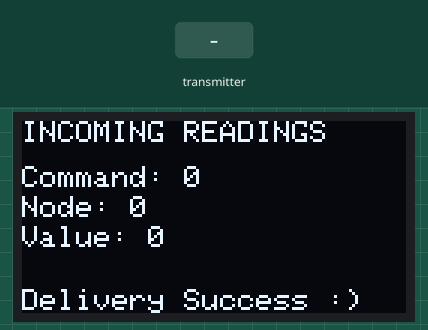
Bench run of a sketch on a simulated ESP32. On the bench: 128×64 one-colour display. The test bench sets the inputs (shaded band). Random numbers use the default seed unless the sketch sets one; what the sketch prints to the serial monitor is not drawn.

Above: at 1.2 s.
1.3 s: the transmitter starts sending comm = 1024
At 1.8 s:
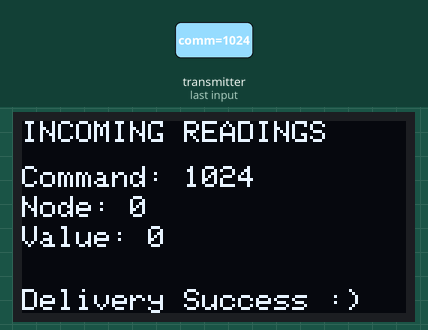
2.9 s: the transmitter starts sending node = 1024
At 3.9 s:
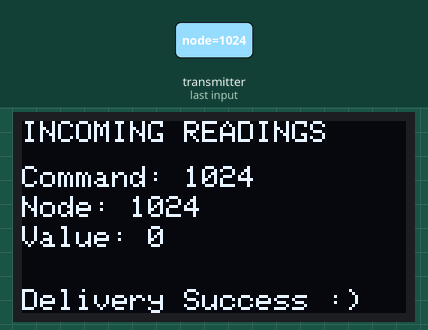
4.5 s: the transmitter starts sending value = 1024
At 5.9 s:
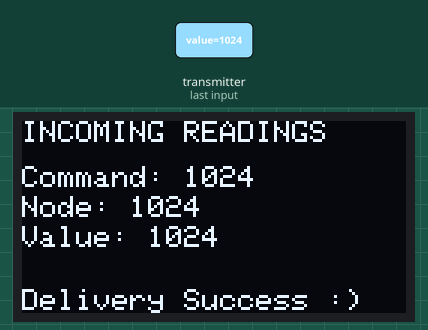
6.2 s: the transmitter starts sending comm = 2048
At 7.1 s:
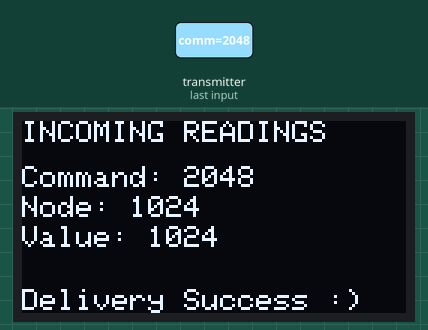
7.9 s: the transmitter starts sending node = 2048
At 9.2 s:
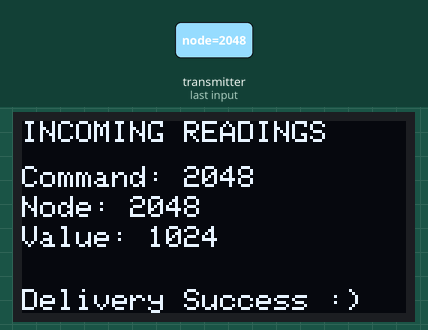
9.5 s: the transmitter starts sending value = 2048
At 10.3 s:
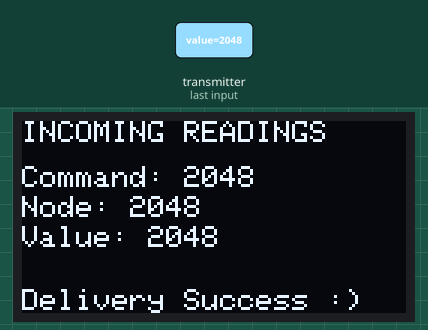
Timing chart, 0 to 12.2 s (numbered marks = the images above; inputs shaded):
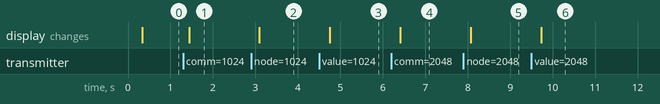

The sketch:

ESPNOW-ORIGINAL.ino
```cpp
// (licence header left out)
#include <esp_now.h>
#include <WiFi.h>

#include <Wire.h>

#include <Adafruit_GFX.h>
#include <Adafruit_SSD1306.h>

#define SCREEN_WIDTH 128  // OLED display width, in pixels
#define SCREEN_HEIGHT 64  // OLED display height, in pixels

// Declaration for an SSD1306 display connected to I2C (SDA, SCL pins)
Adafruit_SSD1306 display(SCREEN_WIDTH, SCREEN_HEIGHT, &Wire, -1);

// REPLACE WITH THE MAC Address of your receiver
//uint8_t broadcastAddress[] = {0x7C, 0x9E, 0xBD, 0x45, 0xB3, 0xC0}; // OCTOSENSOR #4
uint8_t broadcastAddress[] = {0xC4, 0x4F, 0x33, 0x3E, 0xE7, 0x6D}; // CENTRAL PROTOBOARD OLED


// Define variables to store readings to be sent
int octoCommand;
int octoNode;
int octoValue;

// Define variables to store incoming readings
int incomingCommand;
int incomingNode;
int incomingValue;

// Variable to store if sending data was successful
String success;

//Structure example to send data
//Must match the receiver structure
typedef struct struct_message {
    int comm;
    int node;
    int value;
} struct_message;

// Create a struct_message called BME280Readings to hold sensor readings
struct_message OCTOReadings;

// Create a struct_message to hold incoming sensor readings
struct_message incomingReadings;

esp_now_peer_info_t peerInfo;

// Callback when data is sent
void OnDataSent(const uint8_t *mac_addr, esp_now_send_status_t status) {
  Serial.print("\r\nLast Packet Send Status:\t");
  Serial.println(status == ESP_NOW_SEND_SUCCESS ? "Delivery Success" : "Delivery Fail");
  if (status ==0){
    success = "Delivery Success :)";
  }
  else{
    success = "Delivery Fail :(";
  }
}

// Callback when data is received
void OnDataRecv(const uint8_t * mac, const uint8_t *incomingData, int len) {
  memcpy(&incomingReadings, incomingData, sizeof(incomingReadings));
  Serial.print("Bytes received: ");
  Serial.println(len);
  incomingCommand = incomingReadings.comm;
  incomingNode = incomingReadings.node;
  incomingValue = incomingReadings.value;
}

void setup() {
  // Init Serial Monitor
  Serial.begin(115200);

  // Init OLED display
  if(!display.begin(SSD1306_SWITCHCAPVCC, 0x3C)) {
    Serial.println(F("SSD1306 allocation failed"));
    for(;;);
  }

  // Set device as a Wi-Fi Station
  WiFi.mode(WIFI_STA);

  // Init ESP-NOW
  if (esp_now_init() != ESP_OK) {
    Serial.println("Error initializing ESP-NOW");
    return;
  }

  // Once ESPNow is successfully Init, we will register for Send CB to
  // get the status of Trasnmitted packet
  esp_now_register_send_cb(OnDataSent);

  // Register peer
  memcpy(peerInfo.peer_addr, broadcastAddress, 6);
  peerInfo.channel = 0;
  peerInfo.encrypt = false;

  // Add peer
  if (esp_now_add_peer(&peerInfo) != ESP_OK){
    Serial.println("Failed to add peer");
    return;
  }
  // Register for a callback function that will be called when data is received
  esp_now_register_recv_cb(OnDataRecv);
}


void loop() {
  getReadings();

  // Set values to send
  OCTOReadings.comm = octoCommand;
  OCTOReadings.node = octoNode;
  OCTOReadings.value = octoValue;

  // Send message via ESP-NOW
  esp_err_t result = esp_now_send(broadcastAddress, (uint8_t *) & OCTOReadings, sizeof(OCTOReadings));

  if (result == ESP_OK) {
    Serial.println("Sent with success");
  }
  else {
    Serial.println("Error sending the data");
  }
  updateDisplay();
  delay(250);
}


void getReadings(){
  octoCommand = 1;
  octoNode = 4;
  octoValue = int(millis()/1000);
  octoValue = random(200,1000);
}

void updateDisplay(){
  // Display Readings on OLED Display
  display.clearDisplay();
  display.setTextSize(1);
  display.setTextColor(WHITE);
  display.setCursor(0, 0);
  display.println("INCOMING READINGS");
  display.setCursor(0, 15);
  display.print("Command: ");
  display.print(incomingCommand);
  display.setCursor(0, 25);
  display.print("Node: ");
  display.print(incomingNode);
  display.setCursor(0, 35);
  display.print("Value: ");
  display.print(incomingValue);
  display.setCursor(0, 56);
  display.print(success);
  display.display();

  // Display Readings in Serial Monitor
  Serial.println("INCOMING READINGS");
  Serial.print("Command: ");
  Serial.println(incomingReadings.comm);
  Serial.print("Humidity: ");
  Serial.println(incomingReadings.node);
  Serial.print("Pressure: ");
  Serial.println(incomingReadings.value);
  Serial.println();
}
```

Measured:
- after the input at 1.3 s, the display: changes after 0.14 s (image 1)
- after the input at 2.9 s, the display: changes after 0.20 s (image 2)
- after the input at 4.5 s, the display: changes after 0.26 s (image 3)
- after the input at 6.2 s, the display: changes after 0.21 s (image 4)
- after the input at 7.9 s, the display: changes after 0.17 s (image 5)
- after the input at 9.5 s, the display: changes after 0.23 s (image 6)
